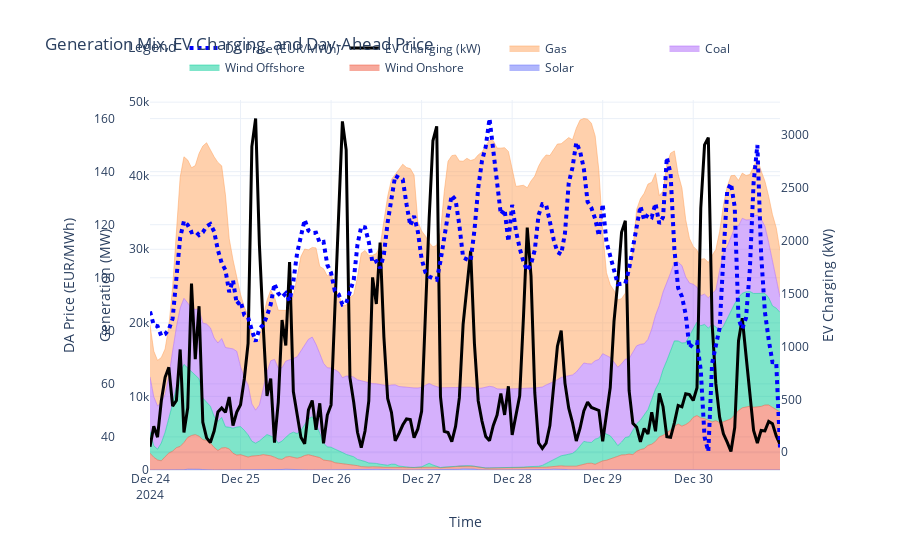

Notebook code cell kept with this figure:
### Markdown cell above
### 3.2.2 Complete Optimization Horizon

### Code cell
df_full = df_fc.copy().reset_index(drop=True)

# Compute total PD per hour
pd_total = df_pd.groupby("t")["PD_kW"].sum().reindex(df_full.index, fill_value=0)
df_full["PD_total_kW"] = pd_total.values

# -------------------------------------
# Build figure
# -------------------------------------
fig = go.Figure()

# 1. Generation mix as stacked area
gen_cols = [
    ('solar_generation', 'Solar'),
    ('wind_on_generation', 'Wind Onshore'),
    ('wind_off_generation', 'Wind Offshore'),
    ('fossil_hard_coal_generation', 'Coal'),
    ('fossil_gas_generation', 'Gas'),
]

for col, label in gen_cols:
    fig.add_trace(go.Scatter(
        x=df_full["timestamp"],
        y=df_full[col],
        name=label,
        mode="lines",
        stackgroup='gen',     # this stacks areas
        line=dict(width=0.5),
        opacity=0.8
    ))

# 2. EV charging line (kW) — y2 axis
fig.add_trace(go.Scatter(
    x=df_full["timestamp"],
    y=df_full["PD_total_kW"],
    mode="lines",
    name="EV Charging (kW)",
    yaxis="y2",
    line=dict(color="black", width=3)
))

# 3. Day-ahead prices — y3 axis
fig.add_trace(go.Scatter(
    x=df_full["timestamp"],
    y=df_full["forecasted_prices"],
    mode="lines",
    name="DA Price (EUR/MWh)",
    yaxis="y3",
    line=dict(color="blue", width=4, dash="dot")
))

# -------------------------------------
# Layout
# -------------------------------------
fig.update_layout(
    title="Generation Mix, EV Charging, and Day-Ahead Price",
    xaxis=dict(
        title="Time",
        domain=[0.1, 1]
    ),

    yaxis=dict(
        title="Generation (MW)",
        side="left",
        anchor="x",
        position=0
    ),

    yaxis2=dict(
        title="EV Charging (kW)",
        overlaying="y",
        side="right",
        position=1,
        showgrid=False
    ),

    yaxis3=dict(
        title="DA Price (EUR/MWh)",
        overlaying="y",
        side="left",
        anchor="free",
        position=0.05,
        showgrid=True
    ),

    template="plotly_white",
    margin=dict(r=120),
    height=550,

    legend=dict(
        title="Legend",
        orientation="h",
        yanchor="bottom",
        y=1.05,
        xanchor="center",
        x=0.5
    )
)

fig.show()

### Figure 1 — Plotly figure (JSON) as saved in the notebook; plotly's stock layout.template omitted (floating-point values rounded to 4 significant figures; data arrays with more than 128 entries replaced by an {"elided": "..."} marker saying what was removed)
{"data": [{"line": {"width": 0.5}, "mode": "lines", "name": "Solar", "opacity": 0.8, "stackgroup": "gen", "type": "scatter", "x": {"elided": "168 str values"}, "y": {"elided": "168 float values"}}, {"line": {"width": 0.5}, "mode": "lines", "name": "Wind Onshore", "opacity": 0.8, "stackgroup": "gen", "type": "scatter", "x": {"elided": "168 str values"}, "y": {"elided": "168 float values"}}, {"line": {"width": 0.5}, "mode": "lines", "name": "Wind Offshore", "opacity": 0.8, "stackgroup": "gen", "type": "scatter", "x": {"elided": "168 str values"}, "y": {"elided": "168 float values"}}, {"line": {"width": 0.5}, "mode": "lines", "name": "Coal", "opacity": 0.8, "stackgroup": "gen", "type": "scatter", "x": {"elided": "168 str values"}, "y": {"elided": "168 float values"}}, {"line": {"width": 0.5}, "mode": "lines", "name": "Gas", "opacity": 0.8, "stackgroup": "gen", "type": "scatter", "x": {"elided": "168 str values"}, "y": {"elided": "168 float values"}}, {"line": {"color": "black", "width": 3}, "mode": "lines", "name": "EV Charging (kW)", "type": "scatter", "x": {"elided": "168 str values"}, "y": {"elided": "168 float values"}, "yaxis": "y2"}, {"line": {"color": "blue", "dash": "dot", "width": 4}, "mode": "lines", "name": "DA Price (EUR/MWh)", "type": "scatter", "x": {"elided": "168 str values"}, "y": {"elided": "168 float values"}, "yaxis": "y3"}], "layout": {"height": 550, "legend": {"orientation": "h", "title": {"text": "Legend"}, "x": 0.5, "xanchor": "center", "y": 1.05, "yanchor": "bottom"}, "margin": {"r": 120}, "title": {"text": "Generation Mix, EV Charging, and Day-Ahead Price"}, "xaxis": {"domain": [0.1, 1], "title": {"text": "Time"}}, "yaxis": {"anchor": "x", "position": 0, "side": "left", "title": {"text": "Generation (MW)"}}, "yaxis2": {"overlaying": "y", "position": 1, "showgrid": false, "side": "right", "title": {"text": "EV Charging (kW)"}}, "yaxis3": {"anchor": "free", "overlaying": "y", "position": 0.05, "showgrid": true, "side": "left", "title": {"text": "DA Price (EUR/MWh)"}}}}
